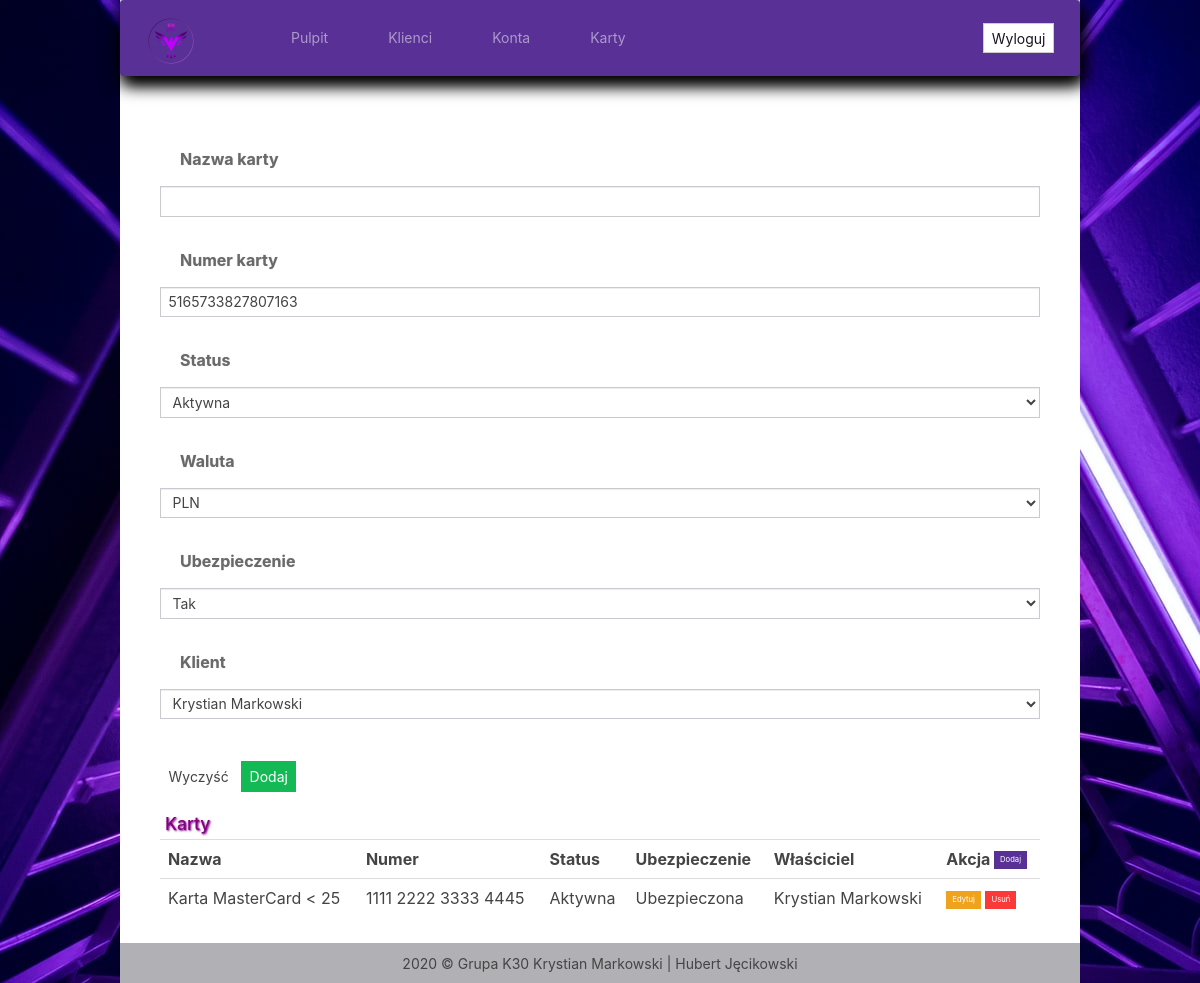
The app's page /cards.php?do=1 (signed in) with its own data.
### tables this page shows
CREATE TABLE `card` (
  `id` int(11) NOT NULL,
  `name` text NOT NULL,
  `status` tinyint(1) NOT NULL,
  `number` text NOT NULL,
  `currency` text NOT NULL,
  `insurance` tinyint(1) NOT NULL,
  `account_id` int(11) NOT NULL
);

### cards.php (the view, shortened to what this page needs)
<html lang="PL">
<body>
    <div id="page-container">
        <div id="content-wrap">
            <nav class="navbar navbar-expand-lg navbar-dark bg-primary">
                <a class="navbar-brand" href="logged.php"><img src="logo.png" height="50px" width="50px" alt="logo"></a>
                <div class="collapse navbar-collapse" id="navbarColor01">
                  <ul class="navbar-nav mr-auto">
                    <li class="nav-item">
                      <a class="nav-link" href="./logged_employee.php">Pulpit</a>
                    </li>
                    <li class="nav-item">
                      <a class="nav-link" href="./customers.php">Klienci</a>
                    </li>
                    <li class="nav-item">
                      <a class="nav-link" href="./accounts.php">Konta</a>
                    </li>
                    <li class="nav-item">
                      <a class="nav-link" href="./cards.php">Karty</a>
                    </li>
                  </ul>
                  <a href="./logout.php" class="btn btn-secondary">Wyloguj</a>
                </div>
			</nav>
				<div class="main-container">
			<?php
                require_once "connect.php";
                $cards_list = $polaczenie->query("
                    SELECT
                    c.id,
                    c.name,
                    c.number,
                    CASE
                        WHEN c.status = 1 THEN 'Aktywna'
                        ELSE 'Nieaktywna'
                    END AS `status`,
                    c.currency,
                    CASE
                        WHEN c.insurance = 1 THEN 'Ubezpieczona'
                        ELSE 'Nieubezpieczona'
                    END AS `ubezpieczenie`,
                    CONCAT(cu.name, ' ', cu.surname) AS `owner`
                    FROM card c
                    LEFT JOIN customer cu ON c.account_id = cu.id");
                    $konta_klienta = $polaczenie->query("
					SELECT id, name, surname FROM customer");
                ?>
                <?php
                if(isset($_GET['do']) && $_GET['do']==1)
                {
                ?>
                <form action = "cards_backend.php" method = "POST" class = "form-horizontal" > <br>
                    <label for="">Nazwa karty</label>
                    <input type = "text" name = "name" class = "form-control"> <br>
                    <label for="">Numer karty</label>
                    <input type = "number" name = "number" class = "form-control" value = "<?php echo (rand(5100000000000000,5500000000000000)); ?>"> <br>
                    <label for="">Status</label>
                    <select name= "status" class="form-control" id="exampleSelect1">
                        <option value="1">Aktywna</option>
                    </select> <br>
                    <label for="">Waluta</label>
                    <select name= "currency" class="form-control" id="exampleSelect1">
                        <option value="PLN">PLN</option>
                    </select> <br>
                    <label for="">Ubezpieczenie</label>
                    <select name= "insurance" class="form-control" id="exampleSelect1">
                        <option value="1">Tak</option>
                    </select> <br>
                    <label for="">Klient</label>
                    <select name= "customer" class="form-control selectpicker" id="select-country" data-live-search="true">
						<?php
							while($kon_kl = $konta_klienta->fetch_assoc())
							{
						?>
								<option data-tokens="<?php echo $kon_kl['name'].' '. $kon_kl['surname'] ?>" value="<?php echo $kon_kl['id']; ?>">
									<?php echo $kon_kl['name'].' '.$kon_kl['surname'] ; ?>
								</option>
						<?php
							}
						?>
					  </select>
                            <br><br>
                    <input type = "reset" class = "btn btn-default" value = "Wyczyść">
                    <input type = "submit" class = "btn btn-success" value = "Dodaj">
                            <br><br>
                <?php
                }
                ?>
				<h2>Karty</h2>
				<table class="table table-hover">
					<tr>
						<th>Nazwa</th>
						<th>Numer</th>
						<th>Status</th>
						<th>Ubezpieczenie</th>
						<th>Właściciel</th>
                        <th>Akcja <a href="./cards.php?do=1" class="btn btn-primary btn-sm">Dodaj</a></th>
					</tr>
			<?php
				while($cl = $cards_list->fetch_assoc())
				{
					$number2 = substr($cl['number'], 0, 4);
					$number3 = substr($cl['number'], 4, 4);
					$number4 = substr($cl['number'], 8, 4);
					$number5 = substr($cl['number'], 12, 4);
					$number = $number2." ".$number3." ".$number4." ".$number5;
					echo '<tr>
					<td>'.$cl['name'].'</td>
					<td>'.$number.'</td>
					<td>'.$cl['status'].'</td>
					<td>'.$cl['ubezpieczenie'].'</td>
                    <td>'.$cl['owner'].'</td>
                    <td><a href="./cards.php?do=2&id='.$cl['id'].'" class = "btn btn-warning btn-sm">Edytuj</a>
					<a href="./cards.php?do=3&id='.$cl['id'].'" class = "btn btn-danger btn-sm">Usuń</a></td>
					</tr>
					';
				}
			?>
				</table>
				</div>
      </div>
</body>
</html>

### panel.css (style rules this page uses)
form { margin: 0; }
label { display: block; width: 260px; padding: 10px 20px; color: #696969; font-size: 16px; text-shadow: 0 0 1px silver; }

### records on screen
card: name "Karta MasterCard < 25", number "1111 2222 3333 4445", status "Aktywna", ubezpieczenie "Ubezpieczona", owner "Krystian Markowski"

### other values on screen
form field customer "Krystian Markowski"
